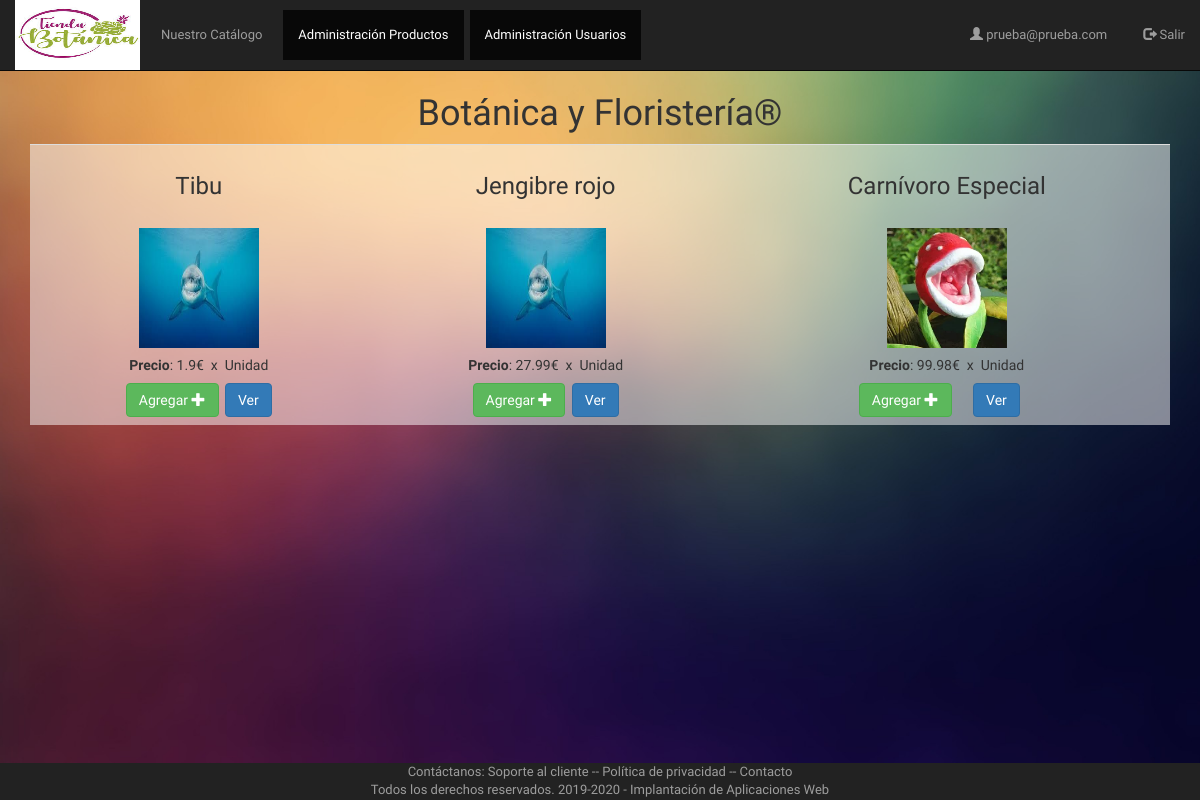
The page /vistas/catalogo_articulos.php (signed in) on the database its author committed.
### tables this page shows
CREATE TABLE `articulos` (
  `id` int(11) NOT NULL,
  `nombre` text NOT NULL,
  `tipo` text NOT NULL,
  `distribuidor` text NOT NULL,
  `precio` text NOT NULL,
  `descuento` text NOT NULL,
  `unidades` text NOT NULL,
  `imagen` text NOT NULL
);

### controladores/ControladorBD.php (called while the page is built, shortened)
<?php
class ControladorBD {
    private $servername = "localhost";
    private $username = "root";
    private $password = "";
    private $dbname = "tienda2020";
    private $server ="mysql";
    private $bd;
    static private $instancia = null;
    public static function getControlador() {
        if (self::$instancia == null) {
            self::$instancia = new ControladorBD();
        }
        return self::$instancia;
    }
    public function abrirBD() {
        try {
            $this->bd = new PDO($this->server.":host=$this->servername;dbname=$this->dbname", $this->username, $this->password);
            $this->bd->setAttribute(PDO::ATTR_ERRMODE, PDO::ERRMODE_EXCEPTION);
        } catch (PDOException $e) {
            die("conexión fallida " . $e->getMessage());
        }
    }
    public function cerrarBD() {
        $this->bd = null;
    }
    public function consultarBD($consulta, $parametros=null){
        if($parametros!=null)
            return $this->consultarBDParametros($consulta,$parametros);
        else
            return $this->consultarBDDirecta($consulta);
    }
    private function consultarBDParametros($consulta, $parametros) {
        $this->st = $this->bd->prepare($consulta);
        $this->st->execute($parametros);
        return $this->st;
    }
}

### controladores/Paginador.php (called while the page is built, shortened)
<?php
require_once CONTROLLER_PATH . "ControladorBD.php";
class Paginador {
    private $limite = 5;
    private $consulta;
    private $parametros;
    private $total;
    private $bd;
    public function __construct($consulta, $parametros, $limite) {
        $this->limite = $limite;
        $this->consulta = $consulta;
        $this->parametros = $parametros;
        $this->bd = ControladorBD::getControlador();
        $this->bd->abrirBD();
        $this->res = $this->bd->consultarBD($consulta, $parametros);
        $this->filas=$this->res->fetchAll(PDO::FETCH_OBJ);
        $this->total = count($this->filas);
        $this->bd->cerrarBD();
    }
    public function getDatos($p) {
        $this->pagina = $p;
        $inicio = ( $this->pagina - 1 ) * $this->limite;
        if ($inicio > ($this->total - $this->limite)) {
              $this->pagina = $this->pagina - 1;
        }
        $result = new stdclass();
        $result->pagina = $this->pagina;
        $result->limite = $this->limite;
        $result->total = $this->total;
        $result->datos = Array();
        if($inicio>=0){
            $consultar = $this->consulta . ' limit ' . $inicio . ',' . $this->limite;
            $this->bd->abrirBD();
            $this->res = $this->bd->consultarBD($consultar,$this->parametros);
            $respuesta = $this->res->fetchAll(PDO::FETCH_OBJ);
            foreach ($respuesta as $dato) {
                $result->datos[] = $dato;
            }
            $this->bd->cerrarBD();
        }
        return $result;
    }
}

### modelos/articulo.php (called while the page is built, shortened)
<?php
class Articulo {
    private $id;
    private $nombre;
    private $precio;
    private $imagen;
    public function __construct($id, $nombre, $tipo, $distribuidor, $precio, $descuento, $unidades, $imagen) {
        $this->id = $id;
        $this->nombre = $nombre;
        $this->precio = $precio;
        $this->imagen = $imagen;
    }
    function getid() {
        return $this->id;
    }
    function getnombre() {
        return $this->nombre;
    }
    function getPrecio() {
        return $this->precio;
    }
    function getimagen() {
        return $this->imagen;
    }
}
?>

### utilidades/funciones.php (called while the page is built, shortened)
<?php
function encode($str){
    return urlencode(base64_encode($str));
}

### vistas/catalogo_articulos.php (the view, shortened to what this page needs)
<?php require_once $_SERVER['DOCUMENT_ROOT'] . "/iaw/tienda2020/dirs.php";
require_once VIEW_PATH . "cabecera.php"
?>
<!DOCTYPE html>
<html lang="es">
<head>
</head>
<body>
<?php
require_once CONTROLLER_PATH . "ControladorArticulo.php";
require_once CONTROLLER_PATH . "Paginador.php";
require_once UTILITY_PATH . "funciones.php";
if (!isset($_POST["articulo"])) {
    $nombre = "";
} else {
    $nombre = filtrado($_POST["articulo"]);
}
$pagina = (isset($_GET['page'])) ? $_GET['page'] : 1;
$consulta = "SELECT * FROM articulos WHERE nombre LIKE :nombre  order by nombre desc";
$parametros = array(':nombre' => "%" . $nombre . "%");
$limite = 16;
$paginador  = new Paginador($consulta, $parametros, $limite);
$resultados = $paginador->getDatos($pagina);
if (count($resultados->datos) > 0) {
echo "<div class='container'>";
echo"<h1 class='display-1' align='center'>Botánica y Floristería®</h1>";
echo "<table border='0' width='1000px' class='table' >";
foreach ($resultados->datos as $a){
    $Articulo = new Articulo($a->id, $a->nombre, $a->tipo, $a->distribuidor, $a->precio, $a->descuento, $a->unidades,  $a->imagen);
    echo "<td><h3 align='center'>". $Articulo->getnombre() ."</h3>"."</br>";
    echo "<div align='center'><img src='/iaw/tienda2020/imagenes/" . $Articulo->getimagen() . "' width='120px' height='120px'> ";
    echo  "<h5>"."<b>Precio</b>: ". $Articulo->getPrecio() ."€ &nbspx &nbspUnidad</h5>";
    echo "<a href='/iaw/tienda2020/vistas/carrito_añadir.php?id=" . encode($Articulo->getid()) . "&page=" . encode("catalogo_articulos.php") . "'<button type='button' class='btn btn-success'> Agregar ";
    echo "<span class='glyphicon glyphicon-plus'></span></a>";
    echo "<a href='/iaw/tienda2020/vistas/read_articulos.php?id=" . encode($Articulo->getid()) . "'<button type='button' class='btn btn-primary'> Ver </buttom></a>";
    echo "</div>";
}
echo "</table>";
echo "</div>";
 } else {
     echo "<p><em>No se ha encontrado datos de Articulos/as.</em></p>";
}
?>
<?php require_once VIEW_PATH. "pie.php"; ?>
<br><br><br>

### vistas/cabecera.php (style rules this page uses)
html,body { font-family: 'Numans', sans-serif; font-size: 13px; }
table tr td:last-child a { margin-right: 15px; }
table { background-color: rgba(255,255,255,0.5); }

### vistas/catalogo_articulos.php (style rules this page uses)
body { background: url(/iaw/tienda2020/imagenes/fondotiendo.jpg) no-repeat center center fixed; -webkit-background-size: cover; -moz-background-size: cover; -o-background-size: cover; background-size: cover; }

### rows shown on the page
articulos: nombre "Tibu", imagen (picture), precio "1.9"
articulos: nombre "Jengibre rojo", imagen (picture), precio "27.99"
articulos: nombre "Carnívoro Especial", imagen (picture), precio "99.98"

### other values the page prints
$correo "prueba@prueba.com"
